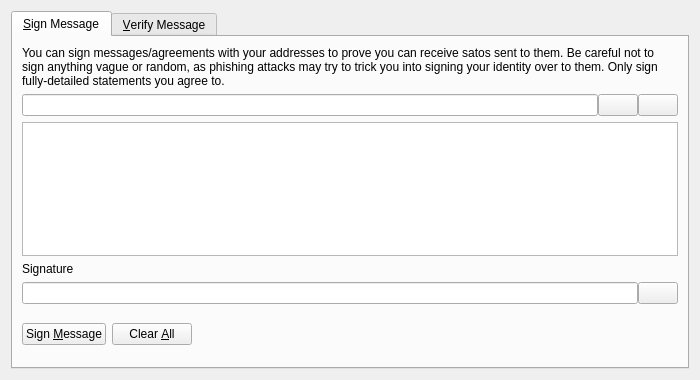
<?xml version="1.0" encoding="UTF-8"?>
<ui version="4.0">
 <class>SignVerifyMessageDialog</class>
 <widget class="QDialog" name="SignVerifyMessageDialog">
  <property name="geometry">
   <rect>
    <x>0</x>
    <y>0</y>
    <width>700</width>
    <height>380</height>
   </rect>
  </property>
  <property name="windowTitle">
   <string>Signatures - Sign / Verify a Message</string>
  </property>
  <property name="modal">
   <bool>true</bool>
  </property>
  <layout class="QVBoxLayout" name="verticalLayout">
   <item>
    <widget class="QTabWidget" name="tabWidget">
     <property name="currentIndex">
      <number>0</number>
     </property>
     <widget class="QWidget" name="tabSignMessage">
      <attribute name="title">
       <string>&amp;Sign Message</string>
      </attribute>
      <layout class="QVBoxLayout" name="verticalLayout_SM">
       <item>
        <widget class="QLabel" name="infoLabel_SM">
         <property name="text">
          <string>You can sign messages/agreements with your addresses to prove you can receive satos sent to them. Be careful not to sign anything vague or random, as phishing attacks may try to trick you into signing your identity over to them. Only sign fully-detailed statements you agree to.</string>
         </property>
         <property name="textFormat">
          <enum>Qt::PlainText</enum>
         </property>
         <property name="wordWrap">
          <bool>true</bool>
         </property>
        </widget>
       </item>
       <item>
        <layout class="QHBoxLayout" name="horizontalLayout_1_SM">
         <property name="spacing">
          <number>0</number>
         </property>
         <item>
          <widget class="QValidatedLineEdit" name="addressIn_SM">
           <property name="toolTip">
            <string>The Sato address to sign the message with</string>
           </property>
          </widget>
         </item>
         <item>
          <widget class="QPushButton" name="addressBookButton_SM">
           <property name="toolTip">
            <string>Choose previously used address</string>
           </property>
           <property name="text">
            <string/>
           </property>
           <property name="icon">
            <iconset resource="../sato.qrc">
             <normaloff>:/icons/address-book</normaloff>:/icons/address-book</iconset>
           </property>
           <property name="shortcut">
            <string>Alt+A</string>
           </property>
           <property name="autoDefault">
            <bool>false</bool>
           </property>
          </widget>
         </item>
         <item>
          <widget class="QPushButton" name="pasteButton_SM">
           <property name="toolTip">
            <string>Paste address from clipboard</string>
           </property>
           <property name="text">
            <string/>
           </property>
           <property name="icon">
            <iconset resource="../sato.qrc">
             <normaloff>:/icons/editpaste</normaloff>:/icons/editpaste</iconset>
           </property>
           <property name="shortcut">
            <string>Alt+P</string>
           </property>
           <property name="autoDefault">
            <bool>false</bool>
           </property>
          </widget>
         </item>
        </layout>
       </item>
       <item>
        <widget class="QPlainTextEdit" name="messageIn_SM">
         <property name="toolTip">
          <string>Enter the message you want to sign here</string>
         </property>
        </widget>
       </item>
       <item>
        <widget class="QLabel" name="signatureLabel_SM">
         <property name="text">
          <string>Signature</string>
         </property>
         <property name="textFormat">
          <enum>Qt::PlainText</enum>
         </property>
        </widget>
       </item>
       <item>
        <layout class="QHBoxLayout" name="horizontalLayout_2_SM">
         <property name="spacing">
          <number>0</number>
         </property>
         <item>
          <widget class="QLineEdit" name="signatureOut_SM">
           <property name="font">
            <font>
             <italic>true</italic>
            </font>
           </property>
           <property name="readOnly">
            <bool>true</bool>
           </property>
          </widget>
         </item>
         <item>
          <widget class="QPushButton" name="copySignatureButton_SM">
           <property name="toolTip">
            <string>Copy the current signature to the system clipboard</string>
           </property>
           <property name="text">
            <string/>
           </property>
           <property name="icon">
            <iconset resource="../sato.qrc">
             <normaloff>:/icons/editcopy</normaloff>:/icons/editcopy</iconset>
           </property>
           <property name="autoDefault">
            <bool>false</bool>
           </property>
          </widget>
         </item>
        </layout>
       </item>
       <item>
        <layout class="QHBoxLayout" name="horizontalLayout_3_SM">
         <item>
          <widget class="QPushButton" name="signMessageButton_SM">
           <property name="toolTip">
            <string>Sign the message to prove you own this Sato address</string>
           </property>
           <property name="text">
            <string>Sign &amp;Message</string>
           </property>
           <property name="icon">
            <iconset resource="../sato.qrc">
             <normaloff>:/icons/edit</normaloff>:/icons/edit</iconset>
           </property>
           <property name="autoDefault">
            <bool>false</bool>
           </property>
          </widget>
         </item>
         <item>
          <widget class="QPushButton" name="clearButton_SM">
           <property name="toolTip">
            <string>Reset all sign message fields</string>
           </property>
           <property name="text">
            <string>Clear &amp;All</string>
           </property>
           <property name="icon">
            <iconset resource="../sato.qrc">
             <normaloff>:/icons/remove</normaloff>:/icons/remove</iconset>
           </property>
           <property name="autoDefault">
            <bool>false</bool>
           </property>
          </widget>
         </item>
         <item>
          <spacer name="horizontalSpacer_1_SM">
           <property name="orientation">
            <enum>Qt::Horizontal</enum>
           </property>
           <property name="sizeHint" stdset="0">
            <size>
             <width>40</width>
             <height>48</height>
            </size>
           </property>
          </spacer>
         </item>
         <item>
          <widget class="QLabel" name="statusLabel_SM">
           <property name="font">
            <font>
             <weight>75</weight>
             <bold>true</bold>
            </font>
           </property>
           <property name="text">
            <string/>
           </property>
           <property name="wordWrap">
            <bool>true</bool>
           </property>
          </widget>
         </item>
         <item>
          <spacer name="horizontalSpacer_2_SM">
           <property name="orientation">
            <enum>Qt::Horizontal</enum>
           </property>
           <property name="sizeHint" stdset="0">
            <size>
             <width>40</width>
             <height>48</height>
            </size>
           </property>
          </spacer>
         </item>
        </layout>
       </item>
      </layout>
     </widget>
     <widget class="QWidget" name="tabVerifyMessage">
      <attribute name="title">
       <string>&amp;Verify Message</string>
      </attribute>
      <layout class="QVBoxLayout" name="verticalLayout_VM">
       <item>
        <widget class="QLabel" name="infoLabel_VM">
         <property name="text">
          <string>Enter the receiver's address, message (ensure you copy line breaks, spaces, tabs, etc. exactly) and signature below to verify the message. Be careful not to read more into the signature than what is in the signed message itself, to avoid being tricked by a man-in-the-middle attack. Note that this only proves the signing party receives with the address, it cannot prove sendership of any transaction!</string>
         </property>
         <property name="textFormat">
          <enum>Qt::PlainText</enum>
         </property>
         <property name="alignment">
          <set>Qt::AlignLeading|Qt::AlignLeft|Qt::AlignTop</set>
         </property>
         <property name="wordWrap">
          <bool>true</bool>
         </property>
        </widget>
       </item>
       <item>
        <layout class="QHBoxLayout" name="horizontalLayout_1_VM">
         <property name="spacing">
          <number>0</number>
         </property>
         <item>
          <widget class="QValidatedLineEdit" name="addressIn_VM">
           <property name="toolTip">
            <string>The Sato address the message was signed with</string>
           </property>
          </widget>
         </item>
         <item>
          <widget class="QPushButton" name="addressBookButton_VM">
           <property name="toolTip">
            <string>Choose previously used address</string>
           </property>
           <property name="text">
            <string/>
           </property>
           <property name="icon">
            <iconset resource="../sato.qrc">
             <normaloff>:/icons/address-book</normaloff>:/icons/address-book</iconset>
           </property>
           <property name="shortcut">
            <string>Alt+A</string>
           </property>
           <property name="autoDefault">
            <bool>false</bool>
           </property>
          </widget>
         </item>
        </layout>
       </item>
       <item>
        <widget class="QPlainTextEdit" name="messageIn_VM"/>
       </item>
       <item>
        <widget class="QValidatedLineEdit" name="signatureIn_VM"/>
       </item>
       <item>
        <layout class="QHBoxLayout" name="horizontalLayout_2_VM">
         <item>
          <widget class="QPushButton" name="verifyMessageButton_VM">
           <property name="toolTip">
            <string>Verify the message to ensure it was signed with the specified Sato address</string>
           </property>
           <property name="text">
            <string>Verify &amp;Message</string>
           </property>
           <property name="icon">
            <iconset resource="../sato.qrc">
             <normaloff>:/icons/transaction_0</normaloff>:/icons/transaction_0</iconset>
           </property>
           <property name="autoDefault">
            <bool>false</bool>
           </property>
          </widget>
         </item>
         <item>
          <widget class="QPushButton" name="clearButton_VM">
           <property name="toolTip">
            <string>Reset all verify message fields</string>
           </property>
           <property name="text">
            <string>Clear &amp;All</string>
           </property>
           <property name="icon">
            <iconset resource="../sato.qrc">
             <normaloff>:/icons/remove</normaloff>:/icons/remove</iconset>
           </property>
           <property name="autoDefault">
            <bool>false</bool>
           </property>
          </widget>
         </item>
         <item>
          <spacer name="horizontalSpacer_1_VM">
           <property name="orientation">
            <enum>Qt::Horizontal</enum>
           </property>
           <property name="sizeHint" stdset="0">
            <size>
             <width>40</width>
             <height>48</height>
            </size>
           </property>
          </spacer>
         </item>
         <item>
          <widget class="QLabel" name="statusLabel_VM">
           <property name="font">
            <font>
             <weight>75</weight>
             <bold>true</bold>
            </font>
           </property>
           <property name="text">
            <string/>
           </property>
           <property name="wordWrap">
            <bool>true</bool>
           </property>
          </widget>
         </item>
         <item>
          <spacer name="horizontalSpacer_2_VM">
           <property name="orientation">
            <enum>Qt::Horizontal</enum>
           </property>
           <property name="sizeHint" stdset="0">
            <size>
             <width>40</width>
             <height>48</height>
            </size>
           </property>
          </spacer>
         </item>
        </layout>
       </item>
      </layout>
     </widget>
    </widget>
   </item>
  </layout>
 </widget>
 <customwidgets>
  <customwidget>
   <class>QValidatedLineEdit</class>
   <extends>QLineEdit</extends>
   <header>qvalidatedlineedit.h</header>
  </customwidget>
 </customwidgets>
 <resources>
  <include location="../sato.qrc"/>
 </resources>
 <connections/>
</ui>
